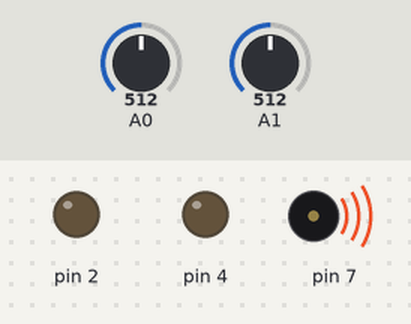
A sketch run on a simulated Arduino Uno, built with avr-gcc and run on an emulated ATmega328P. Parts: output pins drawn as LEDs (lit = HIGH), buzzer (waves = sounding). Inputs (shaded band) come from the test bench; at power-on: A0 = 512, A1 = 512.

Above: at 0.1 s.
Timing chart, 0 to 1.6 s (numbered marks = the images above):
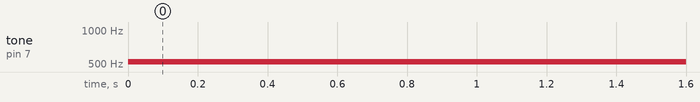

The sketch:

grade_12_culm_project_1_fire_alarm1.ino
```cpp
//AE CODE
int V_GasSen =0;
int V_TempSens =0;

void setup()
{
  pinMode(A0,INPUT);
  pinMode(7,OUTPUT);
  pinMode(4,OUTPUT);
  pinMode(A1,INPUT);
  pinMode(2,OUTPUT);
}

void loop()
{
  //Smoke Alarm
  V_GasSen = analogRead(A0);
  if (V_GasSen >=250){
    tone(7,523,1000);// play tone60 (C5 = 523Hz)
    digitalWrite(9,HIGH);
}

  V_TempSens = -40+0.488155*(analogRead(A1)-20);
   if (V_TempSens >=70) {
    tone(7,523,1000);// play tone60 (C5 = 523Hz)
    digitalWrite(12,HIGH);
   }
  delay(10);//Delay a little bit to improve simulation performance

}
```

Measured:
- by itself, tone on pin 7: silent → 523 Hz at 0.00 s
